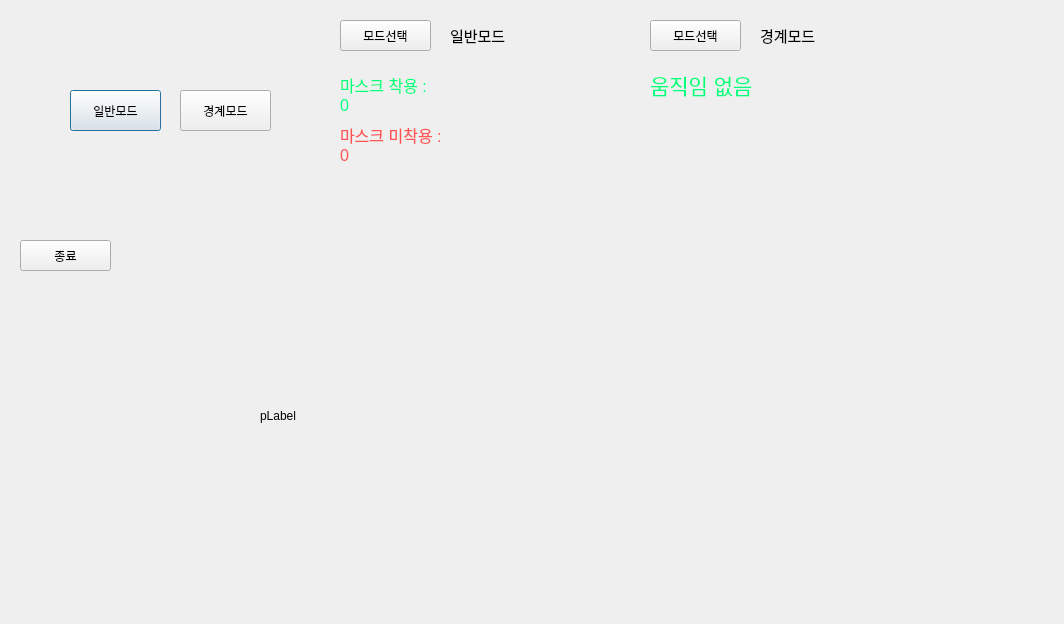
<?xml version="1.0" encoding="UTF-8"?>
<ui version="4.0">
 <class>Dialog</class>
 <widget class="QDialog" name="Dialog">
  <property name="geometry">
   <rect>
    <x>0</x>
    <y>0</y>
    <width>1064</width>
    <height>624</height>
   </rect>
  </property>
  <property name="windowTitle">
   <string>Dialog</string>
  </property>
  <property name="autoFillBackground">
   <bool>false</bool>
  </property>
  <widget class="QWidget" name="mode_Select_Widget" native="true">
   <property name="geometry">
    <rect>
     <x>20</x>
     <y>10</y>
     <width>301</width>
     <height>221</height>
    </rect>
   </property>
   <widget class="QPushButton" name="normal_Mode_Button">
    <property name="geometry">
     <rect>
      <x>50</x>
      <y>80</y>
      <width>91</width>
      <height>41</height>
     </rect>
    </property>
    <property name="text">
     <string>일반모드</string>
    </property>
   </widget>
   <widget class="QPushButton" name="guard_Mode_Button">
    <property name="geometry">
     <rect>
      <x>160</x>
      <y>80</y>
      <width>91</width>
      <height>41</height>
     </rect>
    </property>
    <property name="text">
     <string>경계모드</string>
    </property>
   </widget>
  </widget>
  <widget class="QWidget" name="normal_Mode_Widget" native="true">
   <property name="geometry">
    <rect>
     <x>330</x>
     <y>10</y>
     <width>301</width>
     <height>221</height>
    </rect>
   </property>
   <widget class="QPushButton" name="mode_Select_Button">
    <property name="geometry">
     <rect>
      <x>10</x>
      <y>10</y>
      <width>91</width>
      <height>31</height>
     </rect>
    </property>
    <property name="text">
     <string>모드선택</string>
    </property>
   </widget>
   <widget class="QLabel" name="normalModeLabel">
    <property name="geometry">
     <rect>
      <x>120</x>
      <y>10</y>
      <width>81</width>
      <height>31</height>
     </rect>
    </property>
    <property name="text">
     <string>&lt;html&gt;&lt;head/&gt;&lt;body&gt;&lt;p&gt;&lt;span style=&quot; font-size:11pt; font-family:'Malgun Gothic';&quot;&gt;일반모드&lt;/span&gt;&lt;/p&gt;&lt;/body&gt;&lt;/html&gt;</string>
    </property>
   </widget>
   <widget class="QLabel" name="Label_2">
    <property name="geometry">
     <rect>
      <x>10</x>
      <y>60</y>
      <width>141</width>
      <height>31</height>
     </rect>
    </property>
    <property name="text">
     <string>&lt;html&gt;&lt;head/&gt;&lt;body&gt;&lt;p&gt;&lt;span style=&quot; font-family:'Malgun Gothic'; font-size:12pt; color:#00ff7f;&quot;&gt;마스크 착용 :&lt;/span&gt;&lt;/p&gt;&lt;/body&gt;&lt;/html&gt;</string>
    </property>
    <property name="textFormat">
     <enum>Qt::AutoText</enum>
    </property>
   </widget>
   <widget class="QLabel" name="Label_3">
    <property name="geometry">
     <rect>
      <x>10</x>
      <y>110</y>
      <width>181</width>
      <height>31</height>
     </rect>
    </property>
    <property name="text">
     <string>&lt;html&gt;&lt;head/&gt;&lt;body&gt;&lt;p&gt;&lt;span style=&quot; font-family:'Malgun Gothic'; font-size:12pt; color:#ff5454;&quot;&gt;마스크 미착용 :&lt;/span&gt;&lt;/p&gt;&lt;/body&gt;&lt;/html&gt;</string>
    </property>
    <property name="textFormat">
     <enum>Qt::AutoText</enum>
    </property>
   </widget>
   <widget class="QLabel" name="maskWearersLabel">
    <property name="geometry">
     <rect>
      <x>10</x>
      <y>80</y>
      <width>191</width>
      <height>31</height>
     </rect>
    </property>
    <property name="text">
     <string>&lt;html&gt;&lt;head/&gt;&lt;body&gt;&lt;p&gt;&lt;span style=&quot; font-family:'Malgun Gothic'; font-size:12pt; color:#00ff7f;&quot;&gt;0&lt;/span&gt;&lt;/p&gt;&lt;/body&gt;&lt;/html&gt;</string>
    </property>
    <property name="textFormat">
     <enum>Qt::AutoText</enum>
    </property>
   </widget>
   <widget class="QLabel" name="maskNotWearersLabel">
    <property name="geometry">
     <rect>
      <x>10</x>
      <y>130</y>
      <width>191</width>
      <height>31</height>
     </rect>
    </property>
    <property name="text">
     <string>&lt;html&gt;&lt;head/&gt;&lt;body&gt;&lt;p&gt;&lt;span style=&quot; font-family:'Malgun Gothic'; font-size:12pt; color:#ff5454;&quot;&gt;0&lt;/span&gt;&lt;/p&gt;&lt;/body&gt;&lt;/html&gt;</string>
    </property>
    <property name="textFormat">
     <enum>Qt::AutoText</enum>
    </property>
   </widget>
  </widget>
  <widget class="QWidget" name="guard_Mode_Widget" native="true">
   <property name="geometry">
    <rect>
     <x>640</x>
     <y>10</y>
     <width>301</width>
     <height>221</height>
    </rect>
   </property>
   <widget class="QPushButton" name="mode_Select_Button_2">
    <property name="geometry">
     <rect>
      <x>10</x>
      <y>10</y>
      <width>91</width>
      <height>31</height>
     </rect>
    </property>
    <property name="text">
     <string>모드선택</string>
    </property>
   </widget>
   <widget class="QLabel" name="guardModeLabel">
    <property name="geometry">
     <rect>
      <x>120</x>
      <y>10</y>
      <width>91</width>
      <height>31</height>
     </rect>
    </property>
    <property name="text">
     <string>&lt;html&gt;&lt;head/&gt;&lt;body&gt;&lt;p&gt;&lt;span style=&quot; font-size:11pt; font-family:'Malgun Gothic';&quot;&gt;경계모드&lt;/span&gt;&lt;/p&gt;&lt;/body&gt;&lt;/html&gt;</string>
    </property>
   </widget>
   <widget class="QLabel" name="movementLabel">
    <property name="geometry">
     <rect>
      <x>10</x>
      <y>50</y>
      <width>171</width>
      <height>51</height>
     </rect>
    </property>
    <property name="text">
     <string>&lt;html&gt;&lt;head/&gt;&lt;body&gt;&lt;p&gt;&lt;span style=&quot; font-family:'Malgun Gothic'; font-size:16pt; color:#00ff7f;&quot;&gt;움직임 없음&lt;/span&gt;&lt;/p&gt;&lt;/body&gt;&lt;/html&gt;</string>
    </property>
    <property name="textFormat">
     <enum>Qt::AutoText</enum>
    </property>
   </widget>
  </widget>
  <widget class="QPushButton" name="endButton">
   <property name="geometry">
    <rect>
     <x>20</x>
     <y>240</y>
     <width>91</width>
     <height>31</height>
    </rect>
   </property>
   <property name="text">
    <string>종료</string>
   </property>
  </widget>
  <widget class="QLabel" name="pLabel">
   <property name="geometry">
    <rect>
     <x>260</x>
     <y>270</y>
     <width>621</width>
     <height>291</height>
    </rect>
   </property>
   <property name="text">
    <string>pLabel</string>
   </property>
  </widget>
 </widget>
 <resources/>
 <connections/>
</ui>
